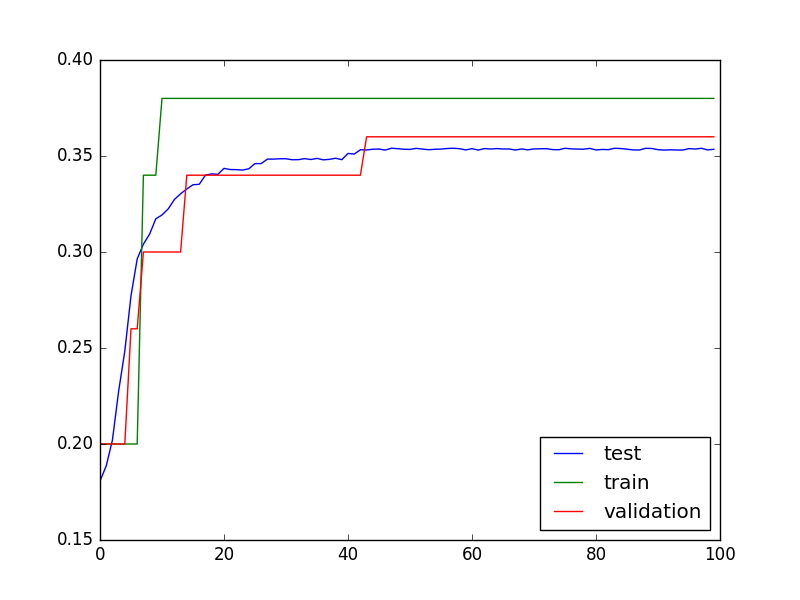

The script that saved this image:
import matplotlib.pyplot as plt
from random import random, randint
import pickle

current_generation = 0

x = pickle.load(open("new_snapshot_pass_0099.pkl"))


rates = x["rates"]
rates = [(1.1 * a, 1.2 * b, 1.2 * c) for (a,b,c) in rates]

r = 0.001
new_rates = [rates[0]]
for te, tr, va in rates[1:]:
    te = te + random() * r - r/2


    if random() < 0.0001:
        tr += randint(-1, 1) / 10.0

    if random() < 0.001:
        va += randint(-1, 1) / 10.0

    if tr != new_rates[-1][1] and random() < 0.8:
        tr = new_rates[-1][1]

    if va != new_rates[-1][2] and random() < 0.8:
        va = new_rates[-1][2]

    new_rates.append((te, tr, va))


te = plt.plot([x[0] for x in new_rates], label="test")
tr = plt.plot([x[1] for x in new_rates], label="train")
va = plt.plot([x[2] for x in new_rates], label="validation")
plt.legend(loc=4)
plt.savefig("graph.png")

